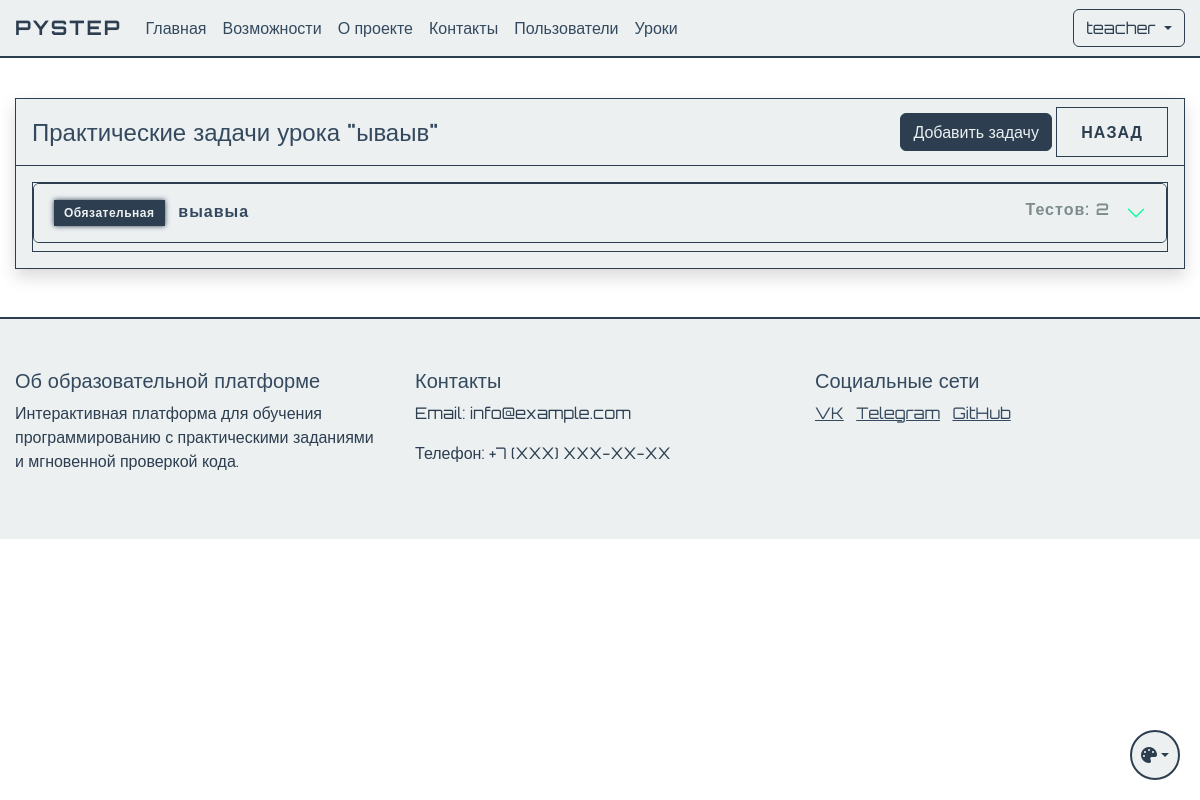
Screenshot of /admin/lessons/1/tasks/edit (signed in) with the database file from the repository.
### app.py (models this page shows, shortened)
class User(UserMixin, db.Model):
    id = db.Column(db.Integer, primary_key=True)
    name = db.Column(db.String(100), nullable=False)
    username = db.Column(db.String(80), unique=True, nullable=False)
    email = db.Column(db.String(120), unique=True, nullable=False)
    password_hash = db.Column(db.String(128))
    is_admin = db.Column(db.Boolean, default=False)
    user_type = db.Column(db.String(20), default='student')  # student, teacher, admin
    created_by = db.Column(db.Integer, db.ForeignKey('user.id'), nullable=True)  # ID пользователя, создавшего этого пользователя
    created_at = db.Column(db.DateTime, default=db.func.now())
    last_login = db.Column(db.DateTime)
    is_active = db.Column(db.Boolean, default=True)
    progress = db.relationship('UserProgress', backref='user', lazy=True)
    ratings = db.relationship('UserRating', backref='user', lazy=True)
    created_users = db.relationship('User', backref=db.backref('creator', remote_side=[id]))

class Lesson(db.Model):
    id = db.Column(db.Integer, primary_key=True)
    order_number = db.Column(db.Integer, unique=True, nullable=False)
    title = db.Column(db.String(200), nullable=False)
    description = db.Column(db.Text)
    is_active = db.Column(db.Boolean, default=True)
    created_at = db.Column(db.DateTime, default=db.func.now())
    theory_content = db.Column(db.Text)
    theory_test = db.relationship('TheoryTest', backref='lesson', uselist=False)
    practice_tasks = db.relationship('PracticeTask', backref='lesson', lazy=True)
    required_lesson_id = db.Column(db.Integer, db.ForeignKey('lesson.id'), nullable=True)
    required_lesson = db.relationship('Lesson', remote_side=[id], backref='next_lessons')

class PracticeTask(db.Model):
    id = db.Column(db.Integer, primary_key=True)
    lesson_id = db.Column(db.Integer, db.ForeignKey('lesson.id', ondelete='CASCADE'), nullable=False)
    title = db.Column(db.String(200), nullable=False)
    description = db.Column(db.Text, nullable=False)
    function_name = db.Column(db.String(200), nullable=False)  # Название функции
    initial_code = db.Column(db.Text)  # Начальный код для задачи
    order_number = db.Column(db.Integer, nullable=False)
    is_required = db.Column(db.Boolean, default=False)
    tests = db.relationship('TaskTest', backref='task', lazy=True, cascade='all, delete-orphan', passive_deletes=True)

### app.py (the view)
@app.route('/admin/lessons/<int:lesson_id>/tasks/edit', methods=['GET', 'POST'])
@login_required
def edit_practice_tasks(lesson_id):
    if not current_user.is_admin:
        abort(403)
    lesson = Lesson.query.get_or_404(lesson_id)
    if request.method == 'POST':
        pass
    return render_template('edit_practice_tasks.html', lesson=lesson)

### app.py (called while the page is built)
@login_manager.user_loader
def load_user(user_id):
    return db.session.get(User, int(user_id))

### templates/edit_practice_tasks.html (shortened to what this page needs)
{% extends "base.html" %}
{% block content %}
<div class="container mt-4">
    <div class="card shadow">
        <div class="card-header d-flex justify-content-between align-items-center">
            <h4 class="mb-0">Практические задачи урока "{{ lesson.title }}"</h4>
            <div>
                <a href="{{ url_for('add_practice_task', lesson_id=lesson.id) }}" class="btn btn-success">
                     Добавить задачу
                </a>
                <a href="{{ url_for('view_lesson', lesson_id=lesson.id) }}" class="btn btn-secondary">
                     Назад
                </a>
            </div>
        </div>
        <div class="card-body">
            {% if lesson.practice_tasks %}
                <div class="accordion" id="tasksAccordion">
                    {% for task in lesson.practice_tasks|sort(attribute='order_number') %}
                    <div class="accordion-item">
                        <h2 class="accordion-header">
                            <button class="accordion-button collapsed" type="button"
                                    data-bs-toggle="collapse" data-bs-target="#task{{ task.id }}">
                                <div class="d-flex justify-content-between w-100 me-3">
                                    <span>
                                        {% if task.is_required %}
                                            <span class="badge bg-primary me-2">Обязательная</span>
                                        {% else %}
                                            <span class="badge bg-secondary me-2">Дополнительная</span>
                                        {% endif %}
                                        {{ task.title }}
                                    </span>
                                    <span class="text-muted">Тестов: {{ task.tests|length }}</span>
                                </div>
                            </button>
                        </h2>
                    </div>
                    {% endfor %}
                </div>
            {% else %}
                <div class="alert alert-info">
                    Практические задачи еще не добавлены
                </div>
            {% endif %}
        </div>
    </div>
</div>
{% endblock %}

### templates/base.html (shortened to what this page needs)
<!DOCTYPE html>
<html lang="ru">
<head>
    <link href="https://cdn.jsdelivr.net/npm/bootstrap@5.3.0/dist/css/bootstrap.min.css" rel="stylesheet">
    <link href="{{ url_for('static', filename='css/themes.css') }}" rel="stylesheet">
    <link href="{{ url_for('static', filename='css/base.css') }}" rel="stylesheet">
    <link href="{{ url_for('static', filename='css/components.css') }}" rel="stylesheet">
    <link href="{{ url_for('static', filename='css/forms.css') }}" rel="stylesheet">
    <link href="{{ url_for('static', filename='css/tables.css') }}" rel="stylesheet">
    <link href="{{ url_for('static', filename='css/layout.css') }}" rel="stylesheet">
</head>
<body>
    <nav class="navbar navbar-expand-lg navbar-dark">
        <div class="container">
            <a class="navbar-brand" href="{{ url_for('index') }}">PyStep</a>
            <div class="collapse navbar-collapse" id="navbarNav">
                <ul class="navbar-nav me-auto">
                    <li class="nav-item">
                        <a class="nav-link" href="{{ url_for('index') }}">Главная</a>
                    </li>
                    <li class="nav-item">
                        <a class="nav-link" href="/#features">Возможности</a>
                    </li>
                    <li class="nav-item">
                        <a class="nav-link" href="/#about">О проекте</a>
                    </li>
                    <li class="nav-item">
                        <a class="nav-link" href="/#contact">Контакты</a>
                    </li>
                    {% if current_user.is_admin %}
                    <li class="nav-item">
                            <a class="nav-link" href="{{ url_for('user_list') }}">Пользователи</a>
                    </li>
                    <li class="nav-item">
                            <a class="nav-link" href="{{ url_for('lesson_list') }}">Уроки</a>
                    </li>
                    {% endif %}
                </ul>
                <div class="d-flex">
                    {% if current_user.is_authenticated %}
                        <div class="dropdown">
                            <button class="btn btn-outline-light dropdown-toggle" type="button" id="userMenu" data-bs-toggle="dropdown">
                                {{ current_user.username }}
                            </button>
                        </div>
                    {% else %}
                        <a href="{{ url_for('login') }}" class="btn btn-outline-light me-2">Войти</a>
                    {% endif %}
                </div>
            </div>
        </div>
    </nav>
    {% block content %}{% endblock %}
    <footer class="footer mt-5">
        <div class="container">
            <div class="row">
                <div class="col-md-4">
                    <h5>Об образовательной платформе</h5>
                    <p>Интерактивная платформа для обучения программированию с практическими заданиями и мгновенной проверкой кода.</p>
                </div>
                <div class="col-md-4">
                    <h5>Контакты</h5>
                    <p>Email: info@example.com</p>
                    <p>Телефон: +7 (XXX) XXX-XX-XX</p>
                </div>
                <div class="col-md-4">
                    <h5>Социальные сети</h5>
                    <a href="#" class="text-white me-2">VK</a>
                    <a href="#" class="text-white me-2">Telegram</a>
                    <a href="#" class="text-white">GitHub</a>
                </div>
            </div>
        </div>
    </footer>
    <div class="theme-switch">
        <button class="btn dropdown-toggle" type="button" id="themeDropdown" data-bs-toggle="dropdown" aria-expanded="false">
            <i class="fa-solid fa-palette"></i>
        </button>
    </div>
    <link rel="stylesheet" href="https://cdnjs.cloudflare.com/ajax/libs/font-awesome/6.5.1/css/all.min.css">
</body>
</html>

### static/css/themes.css (style rules this page uses)
:root[data-theme="classic"] { --cyber-primary: #2c3e50; --cyber-secondary: #34495e; --cyber-dark: #ecf0f1; --cyber-bg: #ffffff; --cyber-text: #2c3e50; --cyber-text-light: #34495e; --cyber-text-muted: #7f8c8d; --cyber-card-bg: #ecf0f1; --cyber-text-dark: #2c3e50; --cyber-info: #3498db; }

### static/css/base.css (style rules this page uses)
body { font-family: 'Orbitron', sans-serif; background-color: var(--cyber-bg); color: var(--cyber-text); min-height: 100vh; display: flex; flex-direction: column; opacity: 0; transition: opacity 0.3s ease; }
body.theme-loaded { opacity: 1; }
h1, h2, h3, h4, h5, h6 { color: var(--cyber-text-light); }
p { color: var(--cyber-text); }
.text-white { color: var(--cyber-text-light) !important; }
.text-muted { color: var(--cyber-text-muted) !important; }
.navbar { background-color: var(--cyber-dark) !important; border-bottom: 2px solid var(--cyber-primary); }
.navbar-brand { color: var(--cyber-primary) !important; font-weight: 700; text-transform: uppercase; letter-spacing: 2px; }
.nav-link { color: var(--cyber-text-light) !important; transition: all 0.3s ease; }
.footer { background-color: var(--cyber-dark); border-top: 2px solid var(--cyber-primary); color: var(--cyber-text-light); padding: 50px 0; margin-top: auto; }

### static/css/components.css (style rules this page uses)
.card { background-color: var(--cyber-card-bg); border: 1px solid var(--cyber-primary); color: var(--cyber-text-light); }
.card-header { background-color: rgba(0, 255, 157, 0.1); border-bottom: 1px solid var(--cyber-primary); color: var(--cyber-text-light); }
.card-body { background-color: var(--cyber-card-bg); color: var(--cyber-text-light); }
.btn-outline-light { border-color: var(--cyber-primary); color: var(--cyber-primary); transition: all 0.3s ease; }

### static/css/layout.css (style rules this page uses)
.container { max-width: 1200px; margin: 0 auto; padding: 0 15px; }
.row { margin: 0 -15px; }
.col, [class*="col-"] { padding: 0 15px; }
.mt-4 { margin-top: 1.5rem; }
.mt-5 { margin-top: 3rem; }
.d-flex { display: flex; }
.justify-content-between { justify-content: space-between; }
.align-items-center { align-items: center; }

### rows the page displays
User: username "teacher"
Lesson: title "ываыв"
PracticeTask: is_required "Обязательная", title "выавыа", tests|length "2"
